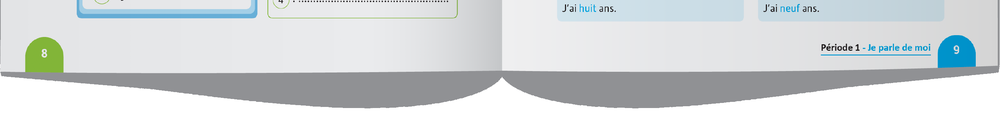
#> input picture debug_bottom.png, 1000 x 116 px, shrunk from 2763 x 320 before the run, found by its file name
$ python test_sat.py
#> lines starting #> are read from the running program, lines starting #| are printed output that depends on the picture; after the words box and inside, x2 and y2 are one past the last pixel; in counts of white or black regions, pixels touching at a corner belong together
import cv2
import tempfile
import subprocess

img = cv2.imread('debug_bottom.png')
#> img is the input picture: shape (116, 1000, 3); mean B, G, R 214.8, 213, 208.1

# Convert to HSV
hsv = cv2.cvtColor(img, cv2.COLOR_BGR2HSV)
#> hsv: shape (116, 1000, 3); mean H, S, V 86.5, 11.4, 216.3
h, s, v = cv2.split(hsv)
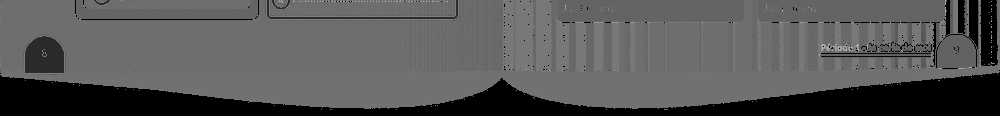
#> h: shape (116, 1000); min 0, max 175, mean 86.5
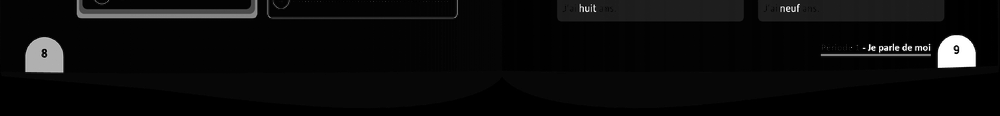
#> s: shape (116, 1000); min 0, max 255, mean 11.4
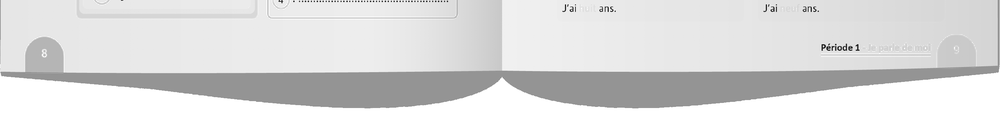
#> v: shape (116, 1000); min 7, max 255, mean 216.3

# White text has low saturation and high value
# Let's threshold the Saturation channel
# Invert S: low saturation becomes high (white)
s_inv = cv2.bitwise_not(s)
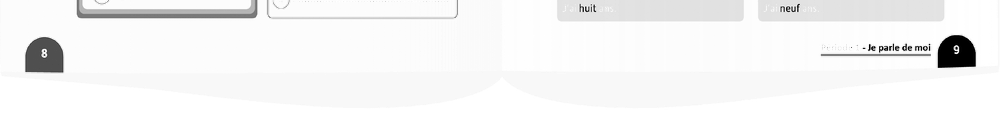
#> s_inv: shape (116, 1000); min 0, max 255, mean 243.6

# Threshold to get only the whitest parts (text)
_, thresh = cv2.threshold(s_inv, 200, 255, cv2.THRESH_BINARY)
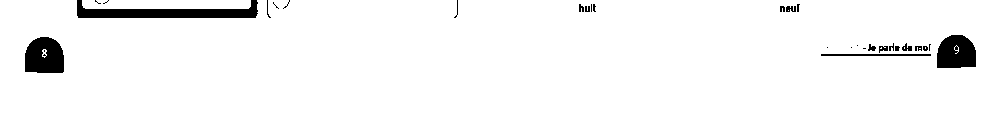
#> thresh: shape (116, 1000); 95.9% white; 30 black regions (13 under 20 px), largest, box (x1, y1, x2, y2) and area: (77, 0, 258, 18) 1728, (25, 37, 64, 73) 1192, (937, 35, 976, 68) 1093

cv2.imwrite('debug_s_inv.png', s_inv)
cv2.imwrite('debug_thresh.png', thresh)

with tempfile.NamedTemporaryFile(suffix='.png') as f:
    cv2.imwrite(f.name, thresh)
#> (the run stopped early here; a loop or call above may not have finished)

$ run again, with bottom.png copied over debug_bottom.png
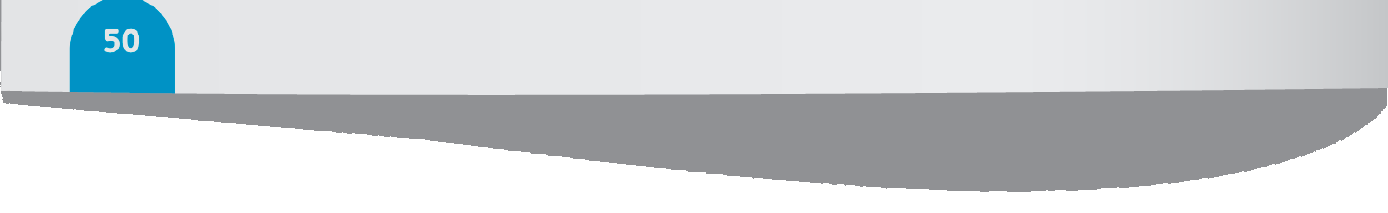
#> input picture bottom.png, 1388 x 213 px, found by its file name
#> img is the input picture: shape (213, 1388, 3); mean B, G, R 211.8, 208.7, 203.8
#> hsv: shape (213, 1388, 3); mean H, S, V 80.9, 10.6, 211.8
#> `h, s, v = cv2.split(hsv)`:
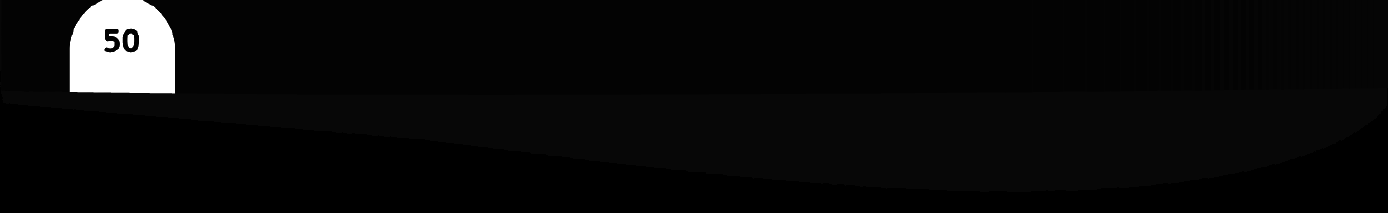
#> s: shape (213, 1388); min 0, max 255, mean 10.6
#> `s_inv = cv2.bitwise_not(s)`:
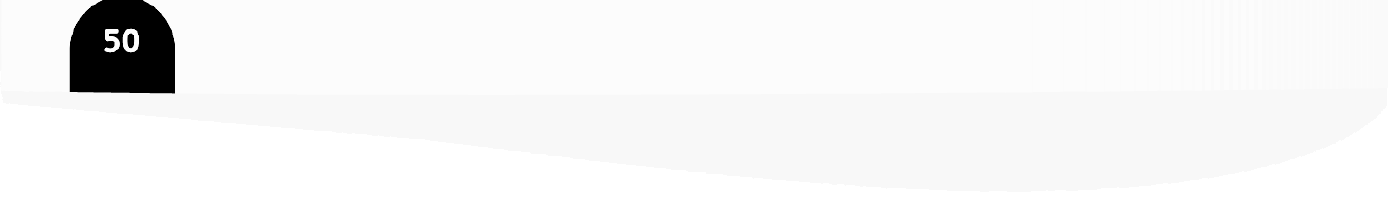
#> s_inv: shape (213, 1388); min 0, max 255, mean 244.4
#> thresh: shape (213, 1388); 97.1% white; 2 black regions, box (x1, y1, x2, y2) and area: (69, 0, 175, 94) 8408, (127, 33, 134, 48) 89

$ run again, with bottom4.png copied over debug_bottom.png
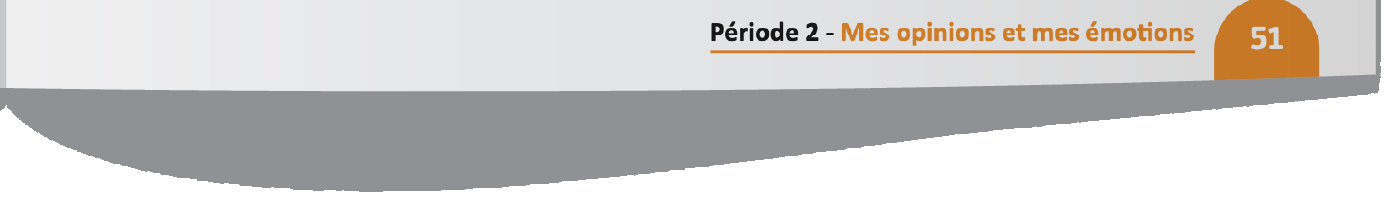
#> input picture bottom4.png, 1388 x 213 px, found by its file name
#> img is the input picture: shape (213, 1388, 3); mean B, G, R 204.3, 206, 208.4
#> hsv: shape (213, 1388, 3); mean H, S, V 73.6, 10.5, 210.3
#> `h, s, v = cv2.split(hsv)`:
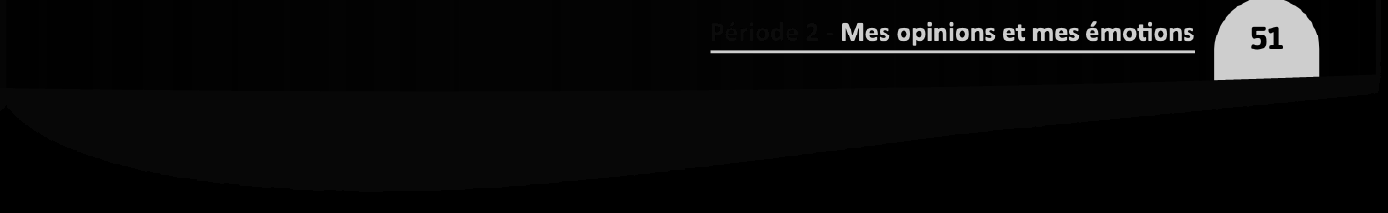
#> s: shape (213, 1388); min 0, max 207, mean 10.5
#> `_, thresh = cv2.threshold(s_inv, 200, 255, cv2.THRESH_BINARY)`:
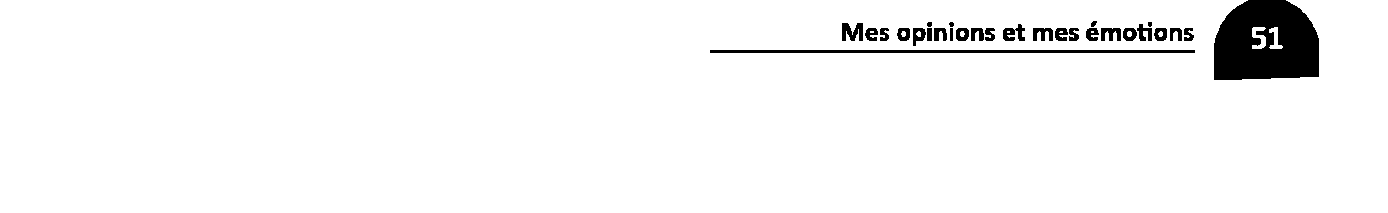
#> thresh: shape (213, 1388); 96.2% white; 28 black regions (1 under 20 px), largest, box (x1, y1, x2, y2) and area: (1214, 0, 1319, 80) 6961, (710, 50, 1195, 53) 1455, (842, 23, 863, 41) 270
